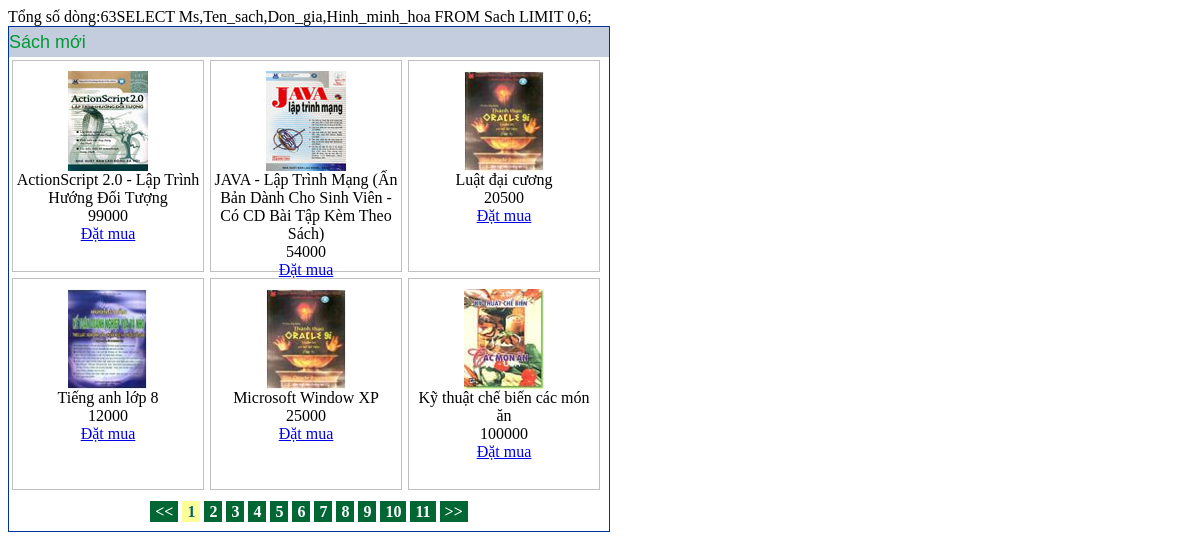
Page /GIOITHIEU/MH_SACHMOI.php on the committed database.
### tables this page shows
CREATE TABLE IF NOT EXISTS `sach` (
  `Ms` int(11) NOT NULL AUTO_INCREMENT,
  `Ten_sach` varchar(150) DEFAULT NULL,
  `Don_vi_tinh` varchar(50) DEFAULT 'Quyển',
  `Don_gia` double DEFAULT NULL,
  `Mo_ta` varchar(2000) DEFAULT NULL,
  `Hinh_minh_hoa` varchar(50) DEFAULT NULL,
  `MCD` int(11) DEFAULT NULL,
  `MNXB` int(11) DEFAULT NULL,
  `So_trang` smallint(6) DEFAULT NULL,
  `Kich_thuoc` varchar(50) DEFAULT NULL,
  `Ngay_cap_nhat` datetime DEFAULT NULL,
  `So_luong_ban` int(11) DEFAULT NULL,
  `So_lan_xem` int(11) DEFAULT NULL,
  PRIMARY KEY (`Ms`),
  KEY `MCD` (`MCD`)
);

### GIOITHIEU/MH_SACHMOI.php (the view, shortened to what this page needs)
<!DOCTYPE html PUBLIC "-//W3C//DTD XHTML 1.0 Transitional//EN" "http://www.w3.org/TR/xhtml1/DTD/xhtml1-transitional.dtd">
<html xmlns="http://www.w3.org/1999/xhtml">
<head>
</head>
<?php
	include_once("../KETNOI/ketnoi.php");
	$kichthuoctrang = 6;
	$sql = "Select count(*) From sach ";
	$bang_sach = mysql_query($sql, $ketnoi);
	$row = mysql_fetch_array($bang_sach);
	$tongsodong = $row[0];
	echo "Tổng số dòng:".$tongsodong;
	$tongsotrang = ceil($tongsodong / $kichthuoctrang);
	$tranghientai = (isset($_GET["trang"])) ? $_GET["trang"]: 1;
	$tranghientai = max($tranghientai, 1);
	$tranghientai = min($tranghientai, $tongsotrang);
	$dongbatdau = ($tranghientai - 1)*$kichthuoctrang;
	$sql = "SELECT Ms,Ten_sach,Don_gia,Hinh_minh_hoa FROM Sach LIMIT {$dongbatdau},{$kichthuoctrang}; ";
	$bang_sach = mysql_query($sql, $ketnoi);
	echo $sql;
?>
<body>
	<div id="ProductTable">
		<div class="tieude"><span>Sách mới</span></div>
		<?php while($row = mysql_fetch_array($bang_sach)) {?>
			<div id="ProductCell">
				<img src="../IMAGE/<?php echo $row['Hinh_minh_hoa']; ?>" width="80" height="100" /><br />
				<?php echo $row['Ten_sach']; ?><br />
				<?php echo $row['Don_gia']; ?><br />
				<a href="#" onClick="chon_muahang(<?php echo $row['Ms']; ?>,'<?php echo $row['Ten_sach']; ?>',<?php echo $row['Don_gia']; ?>,'them')">Đặt mua</a>
			</div>
		<?php } ?>
		<div class="phantrang">
			<a href="?trang=<?php echo $tranghientai-1; ?>"> &lt;&lt;</a>
			<?php for($i=1; $i<=$tongsotrang; $i++  ) { ?>
			<?php $css = ($i==$tranghientai) ? "class='tranghientai'" : "" ; ?>
			<a href="?trang=<?php echo $i; ?>"  <?php echo  $css;?> ><?php echo $i; ?></a>
			<?php } ?>
			<a href="?trang=<?php echo $tranghientai+1; ?>">&gt;&gt; </a>
		</div>
	</div>
</body>
</html>

### GIOITHIEU/MH_SACHMOI.php (style rules this page uses)
#ProductTable .tieude span { display:block; line-height:30px; color:#009933; font-size:18px; font-family:Geneva, Arial, Helvetica, sans-serif; background-color:#C3CDDE; }
#ProductTable #ProductCell { width: 190px; height: 200px; text-align: center; float: left; border: 1px solid #C0C0C0; padding-top: 10px; margin: 3px; }
#ProductTable .phantrang { text-align: center; margin-right: auto; margin-left: auto; margin-top: 10px; margin-bottom: 10px; }
#ProductTable .phantrang a { text-decoration: none; padding-top: 2px; padding-right: 5px; padding-bottom: 2px; padding-left: 5px; font-weight: bold; color: #FFFFFF; background-color: #006633; }
#ProductTable .phantrang .tranghientai { color: #006666; background-color: #FFFF99; }

### rows in the picture
sach: Hinh_minh_hoa (picture), Ten_sach "ActionScript 2.0 - Lập Trình Hướng Đối Tượng", Don_gia "99000"
sach: Hinh_minh_hoa (picture), Ten_sach "JAVA - Lập Trình Mạng (Ấn Bản Dành Cho Sinh Viên - Có CD Bài Tập Kèm Theo Sách)", Don_gia "54000"
sach: Hinh_minh_hoa (picture), Ten_sach "Luật đại cương", Don_gia "20500"
sach: Hinh_minh_hoa (picture), Ten_sach "Tiếng anh lớp 8", Don_gia "12000"
sach: Hinh_minh_hoa (picture), Ten_sach "Microsoft Window XP", Don_gia "25000"
sach: Hinh_minh_hoa (picture), Ten_sach "Kỹ thuật chế biến các món ăn", Don_gia "100000"

### other values in the picture
$tongsodong "63"
$sql "SELECT Ms,Ten_sach,Don_gia,Hinh_minh_hoa FROM Sach LIMIT 0,6;"
